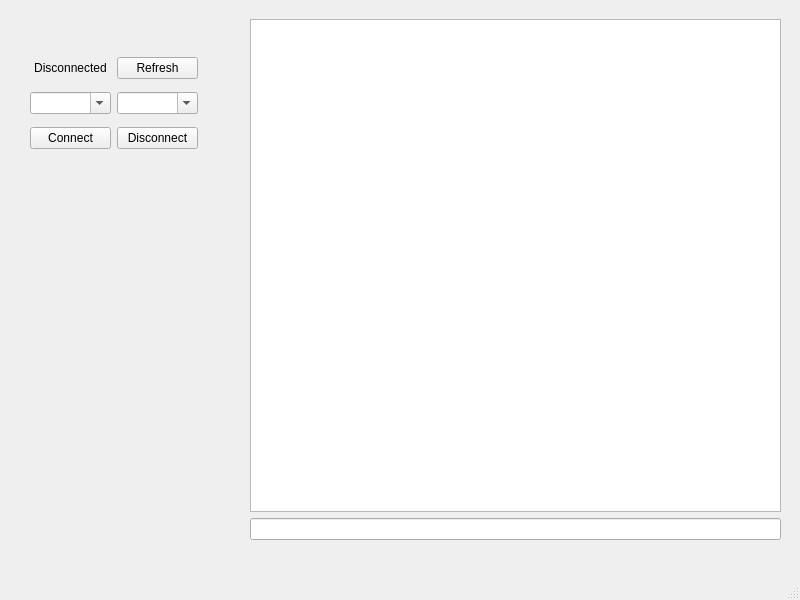
<?xml version="1.0" encoding="UTF-8"?>
<ui version="4.0">
 <class>PrintRolWindow</class>
 <widget class="QMainWindow" name="PrintRolWindow">
  <property name="geometry">
   <rect>
    <x>0</x>
    <y>0</y>
    <width>800</width>
    <height>600</height>
   </rect>
  </property>
  <property name="windowTitle">
   <string>PrintRolWindow</string>
  </property>
  <widget class="QWidget" name="centralwidget">
   <widget class="QWidget" name="verticalLayoutWidget">
    <property name="geometry">
     <rect>
      <x>250</x>
      <y>19</y>
      <width>531</width>
      <height>521</height>
     </rect>
    </property>
    <layout class="QVBoxLayout" name="verticalLayout">
     <item>
      <widget class="QTextEdit" name="historyTextEdit">
       <property name="undoRedoEnabled">
        <bool>false</bool>
       </property>
       <property name="readOnly">
        <bool>true</bool>
       </property>
      </widget>
     </item>
     <item>
      <widget class="QLineEdit" name="inputLineEdit">
       <property name="sizePolicy">
        <sizepolicy hsizetype="Expanding" vsizetype="Maximum">
         <horstretch>0</horstretch>
         <verstretch>0</verstretch>
        </sizepolicy>
       </property>
       <property name="maximumSize">
        <size>
         <width>16777215</width>
         <height>26</height>
        </size>
       </property>
      </widget>
     </item>
    </layout>
   </widget>
   <widget class="QWidget" name="gridLayoutWidget">
    <property name="geometry">
     <rect>
      <x>30</x>
      <y>50</y>
      <width>168</width>
      <height>108</height>
     </rect>
    </property>
    <layout class="QGridLayout" name="gridLayout">
     <item row="3" column="0">
      <widget class="QPushButton" name="portConnectButton">
       <property name="text">
        <string>Connect</string>
       </property>
      </widget>
     </item>
     <item row="3" column="1">
      <widget class="QPushButton" name="portDisconnectButton">
       <property name="text">
        <string>Disconnect</string>
       </property>
      </widget>
     </item>
     <item row="1" column="0">
      <widget class="QComboBox" name="portSelectBox">
       <property name="editable">
        <bool>true</bool>
       </property>
      </widget>
     </item>
     <item row="0" column="0">
      <widget class="QLabel" name="portStatusLabel">
       <property name="text">
        <string>Disconnected</string>
       </property>
       <property name="alignment">
        <set>Qt::AlignCenter</set>
       </property>
      </widget>
     </item>
     <item row="0" column="1">
      <widget class="QPushButton" name="portRefreshButton">
       <property name="text">
        <string>Refresh</string>
       </property>
      </widget>
     </item>
     <item row="1" column="1">
      <widget class="QComboBox" name="portBaudComboBox">
       <property name="editable">
        <bool>true</bool>
       </property>
      </widget>
     </item>
    </layout>
   </widget>
  </widget>
  <widget class="QMenuBar" name="menubar">
   <property name="geometry">
    <rect>
     <x>0</x>
     <y>0</y>
     <width>800</width>
     <height>21</height>
    </rect>
   </property>
  </widget>
  <widget class="QStatusBar" name="statusbar"/>
 </widget>
 <resources/>
 <connections/>
</ui>
